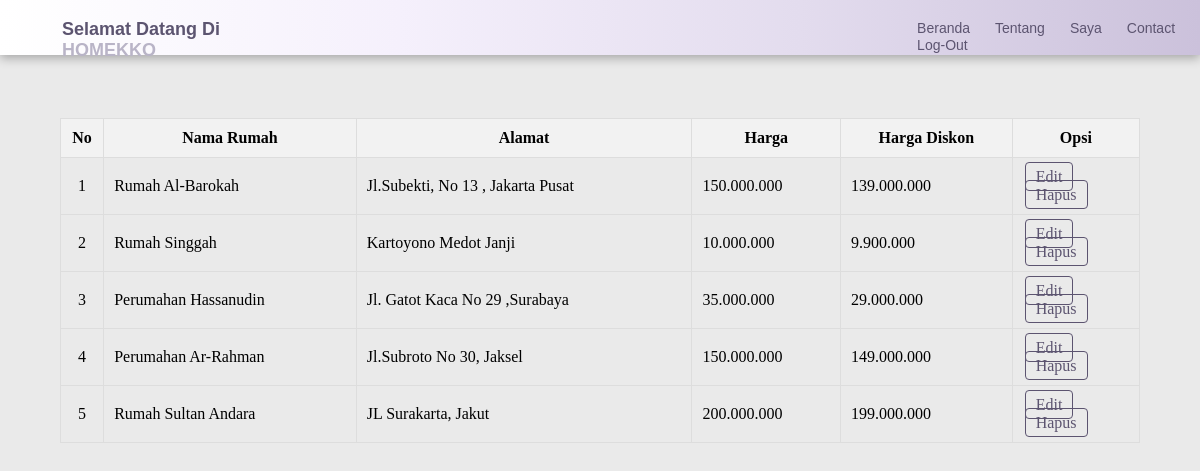
Page /tampil.php?pesan=editsukses on the committed database.
### tables this page shows
CREATE TABLE `tb_jual` (
  `id_rumah` int(11) NOT NULL,
  `nama_rumah` varchar(50) NOT NULL,
  `alamat` varchar(50) NOT NULL,
  `harga` varchar(50) NOT NULL,
  `harga_diskon` varchar(50) NOT NULL,
  `gambar` varchar(50) NOT NULL
);

### tampil.php (the view, shortened to what this page needs)
<html>
    <head>
        <link rel="stylesheet" href="css/tampil.css">
    </head>
    <body>
    <div class="pik">
      <div class="header">
        <p class="header-p">
          Selamat Datang Di <span class="header-span">HOMEKKO</span>
        </p>
        <div class="header-navi">
          <nav>
            <ul>
              <li><a href="beranda.php">Beranda</a></li>
              <li><a href="beranda.php">Tentang</a></li>
              <li><a href="tambahrumah.php">Saya</a></li>
              <li><a href="#">Contact</a></li>
              <li><a href="index.php">Log-Out</a></li>
            </ul>
          </nav>
        </div>
      </div>
    </div>
        <br/>
    <div class="bd">
        <table border="1">
            <tr class="initr">
                <th class="inino">No</th>
                <th class="inith">Nama Rumah</th>
                <th class="inith">Alamat</th>
                <th class="inith">Harga</th>
                <th class="inith">Harga Diskon</th>
                <th class="iniopsi">Opsi</th>
            </tr>
            <?php
                include "koneksi.php";
                $no=1;
                $query=mysqli_query($koneksi,"select * from tb_jual order by id_rumah desc");
                while($data=mysqli_fetch_array($query)){
            ?>
            <tr class="initr">
                <td class="initdno"><?php echo $no++; ?></td>
                <td class="initd"><?php echo $data['nama_rumah'];?></td>
                <td class="initd"><?php echo $data['alamat'];?></td>
                <td class="initd"><?php echo $data['harga'];?></td>
                <td class="initd"><?php echo $data['harga_diskon'];?></td>
                <td class="initd">
                    <a class="op" href="edit.php?id_rumah=<?php echo $data['id_rumah'];?>">Edit</a>
                    <a class="op" href="hapus.php?id_rumah=<?php echo $data['id_rumah'];?>">Hapus</a>
                </td>
            </tr>
            <?php
                }
            ?>
        </table>
    </div>
    </body>
</html>

### css/tampil.css (style rules this page uses)
* { margin: 0px; padding: 0px; }
body { background-color: #eaeaea; }
html { scroll-behavior: smooth; }
.pik { width: 100%; position: fixed; display: block; z-index: 1111; box-shadow: 0px 3px 10px rgba(0, 0, 0, 0.3); }
.header { width: 100%; display: flex; background: linear-gradient(to right, #ffffff, #f5f0fc, #e3dcee, #cbc1db); height: 55px; }
.header-p { user-select: none; font-family: Arial, Helvetica, sans-serif; font-weight: bolder; font-size: 18px; margin-left: 40px; padding-top: 19px; padding-left: 22px; color: #5c5470; }
.header-span { color: #b9b4c7; }
.header-navi { transition: 0.2s; user-select: none; background-color: transparent; margin-left: 650px; padding: 0; margin-top: 19px; }
.header-navi nav ul li { margin-top: 19px; background-color: transparent; display: inline; margin-right: 20px; }
.header-navi nav ul li a { font-family: Arial, Helvetica, sans-serif; font-size: 14px; user-select: none; margin-right: 1px; text-decoration: none; color: #5c5470; position: relative; transition: 0.3s; }
.header-navi nav ul li a::after { content: ""; position: absolute; width: 100%; height: 2px; bottom: -3px; left: 0; background-color: #5c5470; transform: scaleX(0); transform-origin: center; transition: transform 0.3s ease; }
.bd { display: flex; justify-content: center; align-items: center; margin: 0; }
table { width: 90%; border-collapse: collapse; margin-top: 100px; }
.inino { padding: 10px; border: 1px solid #ddd; background-color: #f2f2f2; width: 4%; }
.iniopsi { padding: 10px; border: 1px solid #ddd; background-color: #f2f2f2; width: 11.8%; }
.initdno { text-align: center; padding: 10px; border: 1px solid #ddd; }
.inith, .initd { padding: 10px; border: 1px solid #ddd; }
.inith { text-align: center; background-color: #f2f2f2; }
.op { text-decoration: none; padding: 5px 10px; margin: 2px; color: #5c5470; border: 1px solid #5c5470; border-radius: 4px; transition: background-color 0.3s; }

### rows in the picture
tb_jual: nama_rumah "Rumah Al-Barokah", alamat "Jl.Subekti, No 13 , Jakarta Pusat", harga "150.000.000", harga_diskon "139.000.000"
tb_jual: nama_rumah "Rumah Singgah", alamat "Kartoyono Medot Janji", harga "10.000.000", harga_diskon "9.900.000"
tb_jual: nama_rumah "Perumahan Hassanudin", alamat "Jl. Gatot Kaca No 29 ,Surabaya", harga "35.000.000", harga_diskon "29.000.000"
tb_jual: nama_rumah "Perumahan Ar-Rahman", alamat "Jl.Subroto No 30, Jaksel", harga "150.000.000", harga_diskon "149.000.000"
tb_jual: nama_rumah "Rumah Sultan Andara", alamat "JL Surakarta, Jakut", harga "200.000.000", harga_diskon "199.000.000"
